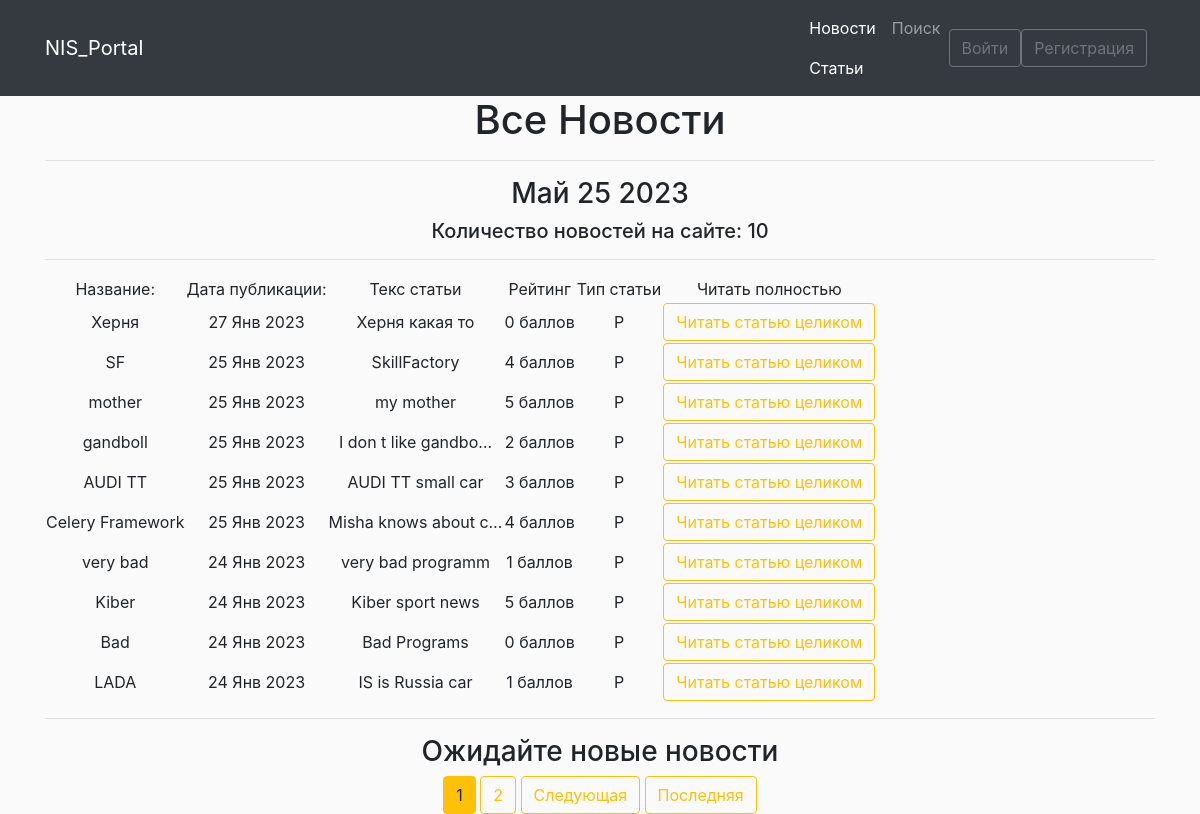
Before: /posts/articles/ with the older database file.
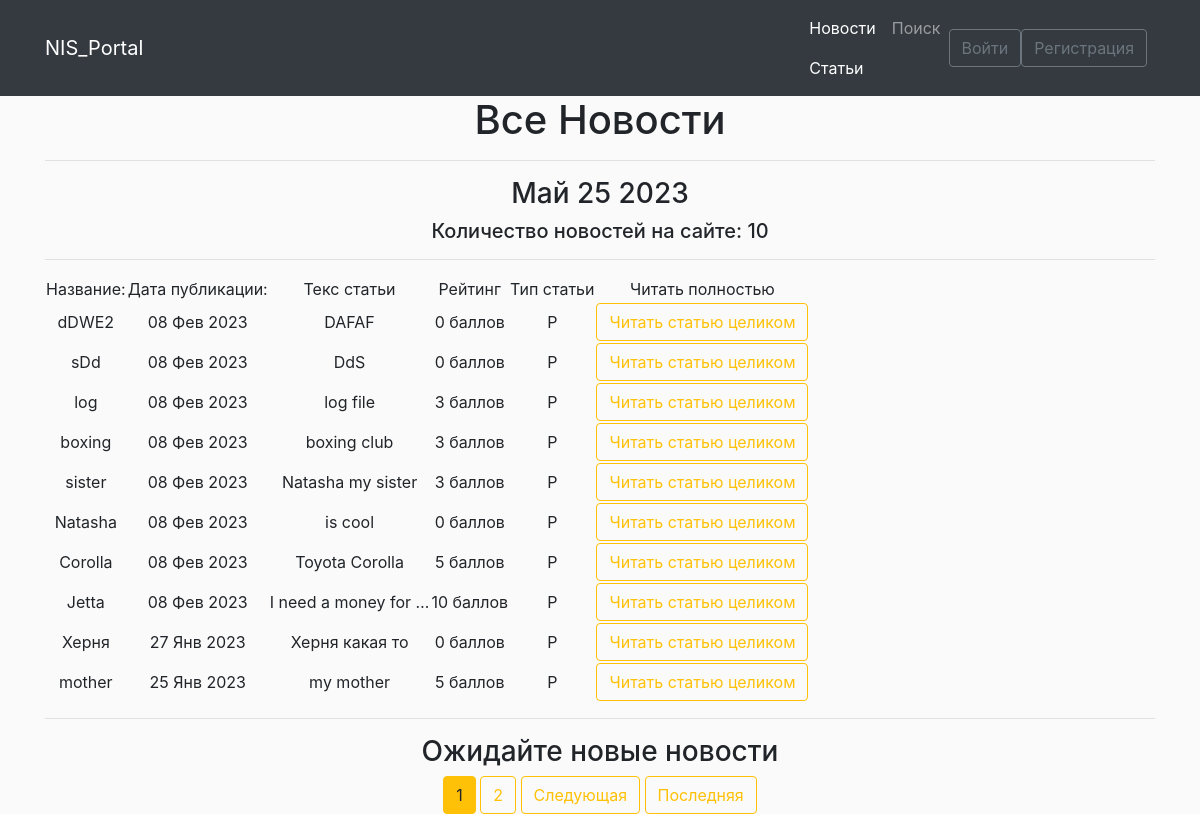
After: the same page with the newer database file.
### news/models.py (models this page shows, shortened)
class Post(models.Model):
    post = 'P'
    news = 'N'
    author = models.ForeignKey(Author, verbose_name='Автор', on_delete=models.CASCADE, related_name='posts')
    select = models.CharField('Статья или Новость', max_length=10, choices=SELECT, default=post)
    date = models.DateTimeField('Дата', default=timezone.now)
    categories = models.ManyToManyField(Category, through='PostCategory', verbose_name='Категория:')
    title = models.CharField('Название статьи', max_length=120, unique=True)
    text = models.TextField('Основной текст статьи')
    rating_post = models.IntegerField(default=0, verbose_name='Рейтинг:')
    class Meta:
        verbose_name = 'Пост'
        verbose_name_plural = 'Посты'
        ordering = ['-date']  # сортировка с конца списка articles

### news/views.py (the view)
# urls.py: path('articles/', cache_page(6*2)(views.ShowNewsView.as_view()), name='articles-main'),
class ShowNewsView(ListView):
    model = Post  # Указываем модель, объекты которой мы будем выводить
    ordering = ['-date']  # Поле, которое будет использоваться для сортировки объектов
    template_name = 'news/showNews.html'  # Указываем имя шаблона, в котором будут все инструкции о том, как именно пользователю должны быть показаны наши объекты
    context_object_name = 'news'  # Это имя списка, в котором будут лежать все объекты в HTML обращаемся к нему!!!
    paginate_by = 10  # постраничный вывод, сколько объектов выводим на 1 страницу
    def get_context_data(self, **kwargs):
        context = super().get_context_data(**kwargs)
        context['time_now'] = datetime.utcnow()
        context['next_news'] = 'Ожидайте новые новости'
        return context
    def get_queryset(self):
        if 'news' in self.request.path:
            self.queryset = super().get_queryset().filter(select='N')
            return self.queryset
        else:
            self.queryset = super().get_queryset().filter(select='P')
            return self.queryset

### news/templatetags/custom_filters.py (called while the page is built)
@register.filter()
def currency(value, code):
    postfix = CURRENCIES_SYMBOLS[code]
    return f'{value} {postfix}'

### news/templates/news/showNews.html (shortened to what this page needs)
{% extends 'news/base.html' %}
{% load custom_filters %}
{% load cache %}
{% block content %}
   <h1>Все Новости</h1>
   <hr>
    <h3>{{ time_now|date:'M d Y' }}</h3>
    {% cache 200 post_count %}
    <h5>Количество новостей на сайте: {{news|length}}</h5>
    {% endcache %}
    <hr>
   {% if news %}
       <table>
           <tr>
               <td>Название:</td>
               <td>Дата публикации:</td>
               <td>Текс статьи</td>
               <td>Рейтинг</td>
               <td>Тип статьи</td>
               <td>Читать полностью</td>
           </tr>
           {% for new in news %}
           <tr>
               <td>{{ new.title }}</td>
               <td>{{ new.date|date:'d M Y' }}</td>
               <td>{{ new.text|truncatechars:20 }}</td>
               <td>{{ new.rating_post|currency:"score" }}</td>
               <td>{{ new.select }}</td>
               {% if new.select == 'N'%}
               <td><a href="{% url 'news-detail' new.id %}" class="btn btn-outline-warning">Читать новость целиком</a></td>
               {% elif new.select == 'P'%}
               <td><a href="{% url 'articles-detail' new.id %}" class="btn btn-outline-warning">Читать статью целиком</a></td>
               {% else %}
               <td> Неизвестный тип контекта </td>
               {% endif %}
           </tr>
           {% endfor %}
       </table>
   {% else %}
       <h2>Новостей пока нет!</h2>
   {% endif %}
    <hr>
    <h3> {{ next_news|default_if_none:"Чуть позже появятся новые новости!" }} </h3>
   {% if is_paginated %}
      {% for num in page_obj.paginator.page_range %}
        {% if num == page_obj.number %}
          <button class="btn btn-warning">{{ num }}</button>
        {% elif num > page_obj.number|add:'-2' and num < page_obj.number|add:'2' %}
          <a href="?page={{ num }}" class="btn btn-outline-warning">{{ num }}</a>
        {% endif %}
      {% endfor %}
      {% if page_obj.has_next %}
        <a href="?page={{ page_obj.next_page_number }}" class="btn btn-outline-warning">Следующая</a>
        <a href="?page={{ page_obj.paginator.num_pages }}" class="btn btn-outline-warning">Последняя</a>
      {% endif %}
    {% endif %}
{% endblock content %}

Changed rows visible on the page:
removed Post: title "SF", date "25 Янв 2023", text "SkillFactory", rating_post "4 баллов", select "P", shows "Читать статью целиком"
no longer on this page (row unchanged): Post: title "gandboll", date "25 Янв 2023", text "I don t like gandbo…", rating_post "2 баллов", select "P", shows "Читать статью целиком"
no longer on this page (row unchanged): Post: title "AUDI TT", date "25 Янв 2023", text "AUDI TT small car", rating_post "3 баллов", select "P", shows "Читать статью целиком"
no longer on this page (row unchanged): Post: title "Celery Framework", date "25 Янв 2023", text "Misha knows about c…", rating_post "4 баллов", select "P", shows "Читать статью целиком"
no longer on this page (row unchanged): Post: title "very bad", date "24 Янв 2023", text "very bad programm", rating_post "1 баллов", select "P", shows "Читать статью целиком"
no longer on this page (row unchanged): Post: title "Kiber", date "24 Янв 2023", text "Kiber sport news", rating_post "5 баллов", select "P", shows "Читать статью целиком"
no longer on this page (row unchanged): Post: title "Bad", date "24 Янв 2023", text "Bad Programs", rating_post "0 баллов", select "P", shows "Читать статью целиком"
no longer on this page (row unchanged): Post: title "LADA", date "24 Янв 2023", text "IS is Russia car", rating_post "1 баллов", select "P", shows "Читать статью целиком"
added Post: title "dDWE2", date "08 Фев 2023", text "DAFAF", rating_post "0 баллов", select "P", shows "Читать статью целиком"
added Post: title "sDd", date "08 Фев 2023", text "DdS", rating_post "0 баллов", select "P", shows "Читать статью целиком"
added Post: title "log", date "08 Фев 2023", text "log file", rating_post "3 баллов", select "P", shows "Читать статью целиком"
added Post: title "boxing", date "08 Фев 2023", text "boxing club", rating_post "3 баллов", select "P", shows "Читать статью целиком"
added Post: title "sister", date "08 Фев 2023", text "Natasha my sister", rating_post "3 баллов", select "P", shows "Читать статью целиком"
added Post: title "Natasha", date "08 Фев 2023", text "is cool", rating_post "0 баллов", select "P", shows "Читать статью целиком"
added Post: title "Corolla", date "08 Фев 2023", text "Toyota Corolla", rating_post "5 баллов", select "P", shows "Читать статью целиком"
added Post: title "Jetta", date "08 Фев 2023", text "I need a money for …", rating_post "10 баллов", select "P", shows "Читать статью целиком"
